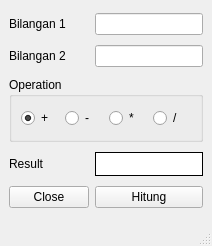
<?xml version="1.0" encoding="UTF-8"?>
<ui version="4.0">
 <class>SimpleCalculator</class>
 <widget class="QMainWindow" name="SimpleCalculator">
  <property name="geometry">
   <rect>
    <x>0</x>
    <y>0</y>
    <width>212</width>
    <height>246</height>
   </rect>
  </property>
  <property name="windowTitle">
   <string>SimpleCalculator</string>
  </property>
  <widget class="QWidget" name="centralwidget">
   <layout class="QGridLayout" name="gridLayout_2">
    <item row="0" column="0">
     <widget class="QLabel" name="label">
      <property name="text">
       <string>Bilangan 1</string>
      </property>
     </widget>
    </item>
    <item row="0" column="1">
     <widget class="QLineEdit" name="Input_1"/>
    </item>
    <item row="1" column="0">
     <widget class="QLabel" name="label_2">
      <property name="text">
       <string>Bilangan 2</string>
      </property>
     </widget>
    </item>
    <item row="1" column="1">
     <widget class="QLineEdit" name="Input_2"/>
    </item>
    <item row="2" column="0" colspan="2">
     <widget class="QGroupBox" name="groupBox">
      <property name="maximumSize">
       <size>
        <width>16777215</width>
        <height>65</height>
       </size>
      </property>
      <property name="title">
       <string>Operation</string>
      </property>
      <layout class="QGridLayout" name="gridLayout">
       <item row="0" column="0">
        <widget class="QRadioButton" name="radioButton_1">
         <property name="text">
          <string>+</string>
         </property>
         <property name="checked">
          <bool>true</bool>
         </property>
        </widget>
       </item>
       <item row="0" column="1">
        <widget class="QRadioButton" name="radioButton_2">
         <property name="text">
          <string>-</string>
         </property>
        </widget>
       </item>
       <item row="0" column="2">
        <widget class="QRadioButton" name="radioButton_3">
         <property name="text">
          <string>*</string>
         </property>
        </widget>
       </item>
       <item row="0" column="3">
        <widget class="QRadioButton" name="radioButton_4">
         <property name="text">
          <string>/</string>
         </property>
        </widget>
       </item>
      </layout>
     </widget>
    </item>
    <item row="3" column="0">
     <widget class="QLabel" name="label_3">
      <property name="text">
       <string>Result</string>
      </property>
     </widget>
    </item>
    <item row="4" column="0">
     <widget class="QPushButton" name="ButtonClose">
      <property name="text">
       <string>Close</string>
      </property>
     </widget>
    </item>
    <item row="4" column="1">
     <widget class="QPushButton" name="ButtonHitung">
      <property name="text">
       <string>Hitung</string>
      </property>
     </widget>
    </item>
    <item row="3" column="1">
     <widget class="QLabel" name="Result">
      <property name="maximumSize">
       <size>
        <width>16777215</width>
        <height>24</height>
       </size>
      </property>
      <property name="styleSheet">
       <string notr="true">background-color: rgb(255, 255, 255);</string>
      </property>
      <property name="frameShape">
       <enum>QFrame::Box</enum>
      </property>
      <property name="text">
       <string/>
      </property>
     </widget>
    </item>
   </layout>
  </widget>
  <widget class="QMenuBar" name="menubar">
   <property name="geometry">
    <rect>
     <x>0</x>
     <y>0</y>
     <width>212</width>
     <height>21</height>
    </rect>
   </property>
  </widget>
  <widget class="QStatusBar" name="statusbar"/>
 </widget>
 <resources/>
 <connections>
  <connection>
   <sender>ButtonClose</sender>
   <signal>clicked()</signal>
   <receiver>SimpleCalculator</receiver>
   <slot>close()</slot>
   <hints>
    <hint type="sourcelabel">
     <x>64</x>
     <y>212</y>
    </hint>
    <hint type="destinationlabel">
     <x>67</x>
     <y>217</y>
    </hint>
   </hints>
  </connection>
 </connections>
</ui>
